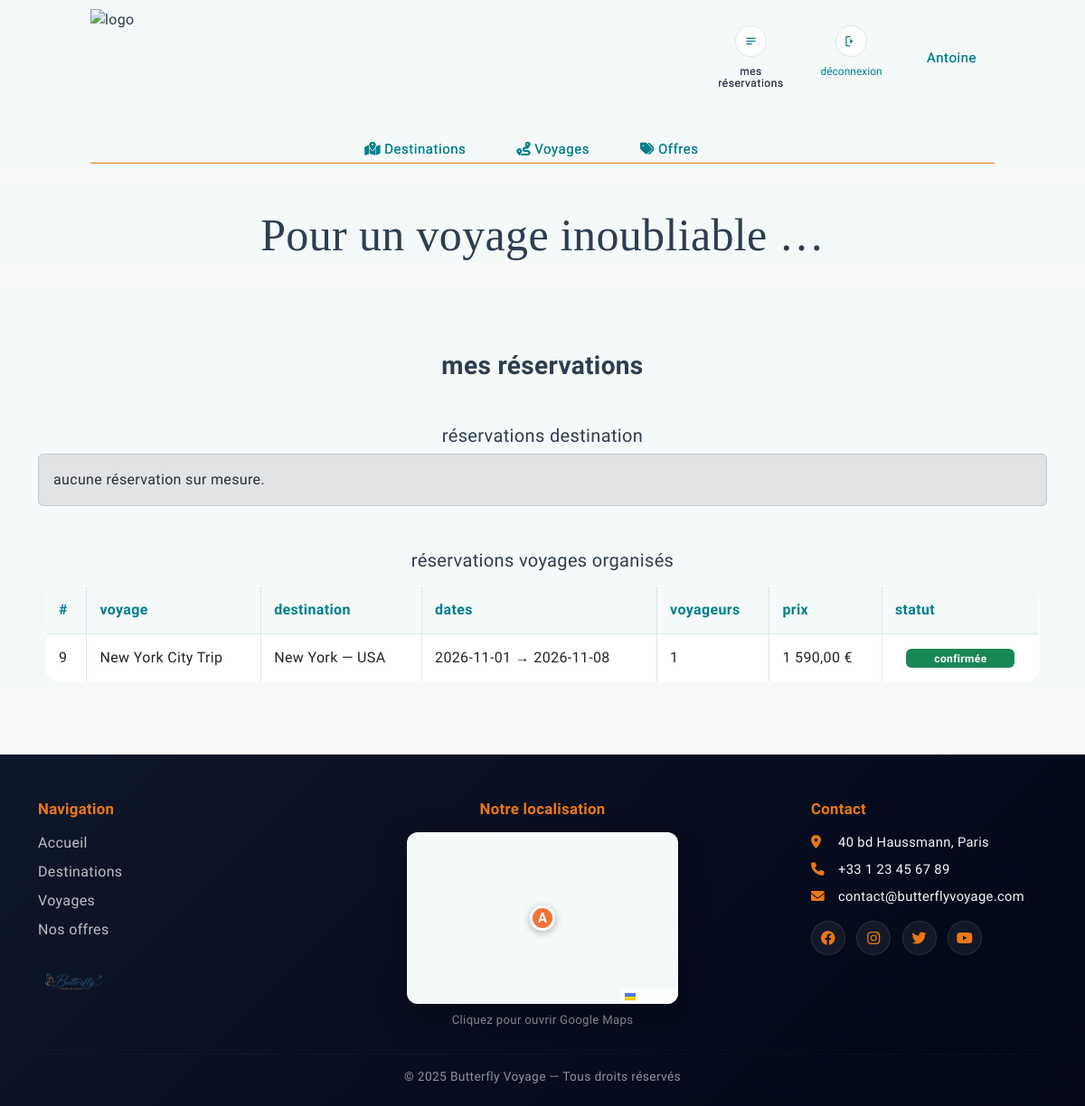
The app's page /index.php?page=dashboard_client (signed in) with its own data.
### tables this page shows
CREATE TABLE `reservations_voyages` (
  `id_reservation_voyage` int UNSIGNED NOT NULL AUTO_INCREMENT,
  `id_client` int UNSIGNED NOT NULL,
  `id_voyage` int UNSIGNED NOT NULL,
  `nb_personnes` int UNSIGNED NOT NULL DEFAULT 1,
  `prix_total` decimal(10,2) NOT NULL,
  `statut` enum('en_attente','confirmee','annulee') NOT NULL DEFAULT 'en_attente',
  `date_reservation` datetime NOT NULL DEFAULT CURRENT_TIMESTAMP,
  `date_modification` datetime NOT NULL DEFAULT CURRENT_TIMESTAMP ON UPDATE CURRENT_TIMESTAMP,
  PRIMARY KEY (`id_reservation_voyage`),
  KEY `idx_resa_voy_client` (`id_client`),
  KEY `idx_resa_voy_voyage` (`id_voyage`),
  KEY `idx_resa_voy_statut` (`statut`),
  CONSTRAINT `fk_resa_voy_client`
    FOREIGN KEY (`id_client`)
    REFERENCES `client` (`id_client`)
    ON DELETE CASCADE
    ON UPDATE CASCADE,
  CONSTRAINT `fk_resa_voy_voyage`
    FOREIGN KEY (`id_voyage`)
    REFERENCES `voyages_organises` (`id_voyage`)
    ON DELETE RESTRICT
    ON UPDATE CASCADE
);

CREATE TABLE `voyages_organises` (
  `id_voyage` int UNSIGNED NOT NULL AUTO_INCREMENT,
  `id_destination` int UNSIGNED NOT NULL,
  `titre` varchar(150) NOT NULL,
  `description` text,
  `date_depart` date NOT NULL,
  `date_retour` date NOT NULL,
  `prix` decimal(10,2) NOT NULL,
  `nb_places` int UNSIGNED NOT NULL,
  `nb_places_restantes` int UNSIGNED NOT NULL,
  `image_url` varchar(255) DEFAULT NULL,
  `statut` enum('actif','complet','annule') NOT NULL DEFAULT 'actif',
  `date_creation` datetime NOT NULL DEFAULT CURRENT_TIMESTAMP,
  `date_modification` datetime NOT NULL DEFAULT CURRENT_TIMESTAMP ON UPDATE CURRENT_TIMESTAMP,
  PRIMARY KEY (`id_voyage`),
  KEY `idx_voyages_destination` (`id_destination`),
  KEY `idx_voyages_statut_date` (`statut`, `date_depart`),
  CONSTRAINT `fk_voyage_destination`
    FOREIGN KEY (`id_destination`)
    REFERENCES `destinations` (`id_destination`)
    ON DELETE CASCADE
    ON UPDATE CASCADE
);

CREATE TABLE `destinations` (
  `id_destination` int UNSIGNED NOT NULL AUTO_INCREMENT,
  `pays` varchar(100) NOT NULL,
  `ville` varchar(100) NOT NULL,
  `id_continent` int UNSIGNED DEFAULT NULL,
  `description` text,
  `prix_base` decimal(10,2) NOT NULL,
  `image_url` varchar(255) DEFAULT NULL,
  `actif` tinyint(1) NOT NULL DEFAULT 1,
  `date_creation` datetime NOT NULL DEFAULT CURRENT_TIMESTAMP,
  `date_modification` datetime NOT NULL DEFAULT CURRENT_TIMESTAMP ON UPDATE CURRENT_TIMESTAMP,
  PRIMARY KEY (`id_destination`),
  UNIQUE KEY `uk_destination_pays_ville` (`pays`, `ville`),
  KEY `idx_destinations_continent` (`id_continent`),
  KEY `idx_destinations_actif` (`actif`),
  CONSTRAINT `fk_destination_continent`
    FOREIGN KEY (`id_continent`)
    REFERENCES `continents` (`id_continent`)
    ON DELETE SET NULL
    ON UPDATE CASCADE
);

### index.php (called while the page is built, shortened)
<?php
require_once __DIR__ . "/controleur/controleur_class.php";
$unControleur = new Controleur();
$page = $_GET["page"] ?? "home";
switch ($page) {
    case "dashboard_client":
        $unControleur->verifConnexion();
        require_once __DIR__ . "/controleur/gestion_dashboard_client.php";
        break;
}
require_once __DIR__ . "/vue/layout.php";

### modele/modele_class.php (called while the page is built, shortened)
<?php
class Modele
{
    private PDO $pdo;
    public function __construct()
    {
        $dsn = "mysql:host=localhost;dbname=bfly;charset=utf8mb4";
        $user = "root";
        $password = "";
        try {
            $this->pdo = new PDO($dsn, $user, $password, [
                PDO::ATTR_ERRMODE => PDO::ERRMODE_EXCEPTION,
                PDO::ATTR_DEFAULT_FETCH_MODE => PDO::FETCH_ASSOC,
            ]);
        } catch (PDOException $e) {
            echo "erreur de connexion à " . $dsn . "<br>";
            echo $e->getMessage();
            exit();
        }
    }
    private function fetchAll(string $sql, array $params = []): array
    {
        $stmt = $this->pdo->prepare($sql);
        $stmt->execute($params);
        return $stmt->fetchAll();
    }
    public function selectWhere_reservations_voyages_by_client(int $id_client): array
    {
        $sql = "select rv.*,
                       v.titre as voyage_titre,
                       v.date_depart as voyage_date_depart,
                       v.date_retour as voyage_date_retour,
                       v.prix as voyage_prix,
                       v.image_url as voyage_image_url,
                       v.statut as voyage_statut,
                       d.pays, d.ville,
                       d.image_url as destination_image_url,
                       cont.nom as continent
                from reservations_voyages rv
                join voyages_organises v on v.id_voyage = rv.id_voyage
                join destinations d on d.id_destination = v.id_destination
                left join continents cont on cont.id_continent = d.id_continent
                where rv.id_client = :id_client
                order by rv.date_reservation desc";
        return $this->fetchAll($sql, [
            ":id_client" => $id_client,
        ]);
    }
}

### controleur/controleur_class.php (called while the page is built, shortened)
<?php
require_once "modele/modele_class.php";
class Controleur
{
    private Modele $modele;
    public function __construct()
    {
        $this->modele = new Modele();
    }
    public function getIdClientConnecte(): int
    {
        return (int) $_SESSION["user"]["id_client"];
    }
    public function selectWhere_reservations_voyages_by_client(int $id_client)
    {
        return $this->modele->selectWhere_reservations_voyages_by_client($id_client);
    }
}

### controleur/gestion_dashboard_client.php (called while the page is built, shortened)
<?php
$unControleur->verifConnexion();
$idClient = $unControleur->getIdClientConnecte();
$lesReservationsVoyages = $unControleur->selectWhere_reservations_voyages_by_client($idClient) ?? [];

### vue/dashboard_client.php (the view, shortened to what this page needs)
<?php
$lesReservationsDestinations = $lesReservationsDestinations ?? [];
$lesReservationsVoyages = $lesReservationsVoyages ?? [];
?>
<h3 class="section-title text-center mt-5">mes réservations</h3>
<div class="container mt-4">
    <h5 class="text-center mt-5">réservations destination</h5>
    <?php if (empty($lesReservationsDestinations)): ?>
        <div class="alert alert-secondary">
            aucune réservation sur mesure.
        </div>
    <?php endif; ?>
    <h5 class="text-center mt-5">réservations voyages organisés</h5>
    <?php if (empty($lesReservationsVoyages)): ?>
        <div class="alert alert-secondary">
            aucune réservation de voyage organisé.
        </div>
    <?php else: ?>
        <table class="table table-bordered mt-3 align-middle">
            <thead>
                <tr>
                    <th>#</th>
                    <th>voyage</th>
                    <th>destination</th>
                    <th>dates</th>
                    <th>voyageurs</th>
                    <th>prix</th>
                    <th>statut</th>
                </tr>
            </thead>
            <tbody>
                <?php foreach ($lesReservationsVoyages as $reservation): ?>
                    <?php
                    $id = (int) ($reservation["id_reservation_voyage"] ?? 0);
                    $voyageTitre = (string) ($reservation["voyage_titre"] ?? "");
                    $pays = (string) ($reservation["pays"] ?? "");
                    $ville = (string) ($reservation["ville"] ?? "");
                    $destination = trim($ville . " — " . $pays, " —");
                    $dateDepart = (string) ($reservation["voyage_date_depart"] ?? "");
                    $dateRetour = (string) ($reservation["voyage_date_retour"] ?? "");
                    $nb = (int) ($reservation["nb_personnes"] ?? 1);
                    $prix = (float) ($reservation["prix_total"] ?? 0);
                    $statut = (string) ($reservation["statut"] ?? "en_attente");
                    $labelStatut = "en attente";
                    $classStatut = "bg-warning text-dark";
                    $largeurStatut = "120px";
                    if ($statut === "confirmee") {
                        $labelStatut = "confirmée";
                        $classStatut = "bg-success";
                    } elseif ($statut === "annulee") {
                        $labelStatut = "annulée";
                        $classStatut = "bg-danger";
                    }
                    ?>
                    <tr>
                        <td><?= $id ?></td>
                        <td><?= htmlspecialchars($voyageTitre) ?></td>
                        <td><?= htmlspecialchars($destination) ?></td>
                        <td><?= htmlspecialchars($dateDepart) ?> → <?= htmlspecialchars($dateRetour) ?></td>
                        <td><?= $nb ?></td>
                        <td><?= number_format($prix, 2, ",", " ") ?> €</td>
                        <td class="text-center">
                            <span
                                class="badge <?= htmlspecialchars($classStatut) ?> d-inline-block text-center"
                                style="min-width:<?= htmlspecialchars($largeurStatut) ?>;"
                            >
                                <?= htmlspecialchars($labelStatut) ?>
                            </span>
                        </td>
                    </tr>
                <?php endforeach; ?>
            </tbody>
        </table>
    <?php endif; ?>
</div>

### styles/style.css (style rules this page uses)
:root { --primary-color: #EB7814; --secondary-color: #007f8c; --text-color: #2c3e50; --muted-color: #7fa7a9; --bg-light: #f4f9f9; --border-color: #dce6e6; --border-radius: 14px; --btn-radius: 50rem; --shadow: 0 8px 20px rgba(0, 127, 140, 0.15); --transition: all 0.3s ease; }
html, body { background-color: var(--bg-light); }
body { font-family: "Poiret One", sans-serif; font-weight: 400; font-size: 16px; line-height: 1.5; letter-spacing: 0.35px; -webkit-font-smoothing: antialiased; -moz-osx-font-smoothing: grayscale; margin: 0; padding: 0; color: var(--text-color); }

### styles/page.css (style rules this page uses)
.section-title { font-weight: 800; color: var(--text-color); margin: 0 0 0.3rem; }

### styles/admin.css (style rules this page uses)
table.table.table-bordered { max-width: 1100px; margin: 0 auto 50px; background: #fff; border-radius: 16px; overflow: hidden; border: 1px solid var(--border-color); }
table.table.table-bordered thead th { background: var(--bg-light); color: var(--secondary-color); font-weight: 700; border-bottom: 1px solid var(--border-color); padding: 14px; }
table.table.table-bordered td { padding: 14px; vertical-align: middle; border-bottom: 1px solid rgba(220, 230, 230, 0.8); }

### records on screen
reservations_voyages: id_reservation_voyage "9", id_voyage.titre "New York City Trip", destinations.ville+pays "New York — USA", id_voyage.date_depart "2026-11-01", id_voyage.date_retour "2026-11-08", nb_personnes "1", prix_total "1 590,00", statut "confirmée"

### other values on screen
$prenomAffiche "Antoine"
